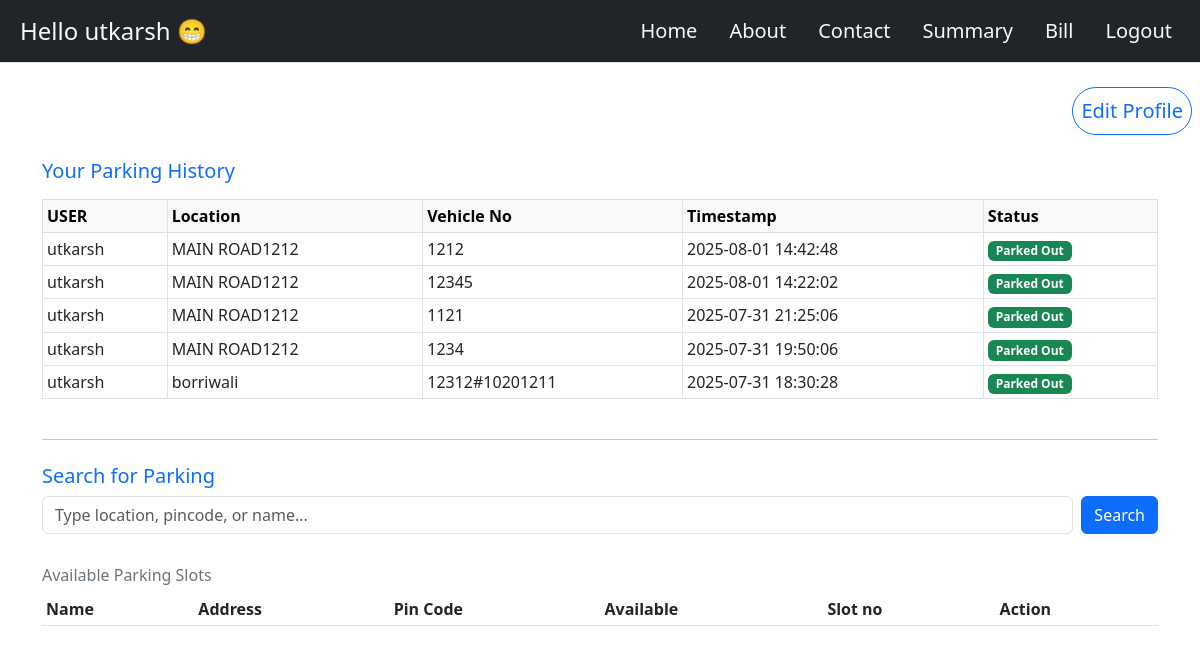
The app's page /user_dashboard (signed in) with its own data.
### tables this page shows
CREATE TABLE users(
        id INTEGER PRIMARY KEY AUTOINCREMENT,
        user_name VARCHAR(50)  NOT NULL,
        email TEXT UNIQUE NOT NULL,
        password VARCHAR(50) NOT NULL,
        full_name TEXT NOT NULL,
        address TEXT NOT NULL,
        mobile_number INTEGER UNIQUE NOT NULL,
        pin_code INTEGER NOT NULL,
        driving_licese TEXT UNIQUE NOT NULL
        );

CREATE TABLE bookings (
    id INTEGER PRIMARY KEY AUTOINCREMENT,
    user_name TEXT,
    mobile_number INTEGER,
    driving_licese TEXT,
    vehicle_number TEXT,
    entry_time TEXT,
    exit_time TEXT,
    slot TEXT,
    lot TEXT,
    status INTEGER,
    cost REAL,
    slot_address TEXT
);

### app.py (the view, shortened to what this page needs)
@app.route('/user_dashboard', methods=['GET', 'POST'])
def user_dashboard():
    if 'user_id' not in session:
        return redirect('/login')
    user_id = session['user_id']
    conn_user = sqlite3.connect('parkingvehicle.db')
    c = conn_user.cursor()
    c.execute("SELECT * FROM users WHERE id=?", (user_id,))
    user = c.fetchone()
    user_name = user[1]
    c.execute("SELECT * FROM slots")
    row=c.fetchall()
    for i in row:
        b=i[0]
        d=i[3]
        x=update_avaiable(b)
        c.execute("""
        UPDATE slots
        SET available = ?
        WHERE id=?
    """, (x,b))
    conn_user.commit()
    c.execute("""
        SELECT id, user_name, vehicle_number, entry_time, exit_time, status, slot_address
        FROM bookings
        WHERE user_name = ?
        ORDER BY entry_time DESC
        LIMIT 5;
    """, (user_name,))
    row = c.fetchall()
    c.execute("SELECT slot_name, slot_address, pincode,total_lot,id ,available FROM slots")
    slots = c.fetchall()
    conn_user.close()
    return render_template('user_dashboard.html', user_name=user_name, row=row)

### app.py (called while the page is built)
def update_avaiable(slot):
    conn=sqlite3.connect('parkingvehicle.db')
    c=conn.cursor()
    c.execute("SELECT * FROM slots WHERE id = ?",(slot,))
    b=c.fetchall()
    total=b[0][3]
    print(total)
    c.execute("SELECT * FROM lots WHERE slot_id = ?",(slot,))
    a=c.fetchall()
    count=0
    for i in a:
        if i[7]==1:
            count+=1
        print(count)
        remain=total-count
    return remain

### templates/user_dashboard.html (shortened to what this page needs)
<!DOCTYPE html>
<html lang="en">
<head>
  <link href="https://cdn.jsdelivr.net/npm/bootstrap@5.3.0-alpha1/dist/css/bootstrap.min.css" rel="stylesheet"/>
</head>
<body>
  <header class="bg-dark text-light border-bottom">
  <div class="container-fluid d-flex flex-wrap align-items-center justify-content-between py-2">
    <div class="fs-4 px-2">
       Hello {{ user_name }}  😁
    </div>
    <nav class="nav nav-pills fs-5">
      <a class="nav-link text-light" href="/user_dashboard"> Home</a>
      <a class="nav-link text-light" href="/about"> About</a>
      <a class="nav-link text-light" href="/contact"> Contact</a>
      <a class="nav-link text-light" href="/summary"> Summary</a>
      <a  class="nav-link text-light"  href="/cost"> Bill</a>
      <a class="nav-link text-light" href="/"> Logout</a>
    </nav>
  </div>
</header>
<br>
 <div class="d-flex justify-content-end me-2 ">
      <a href="/edit_profile" class="btn btn-outline-primary btn-bg-dark  btn-sm rounded-pill px-2 py-2 fs-5 justify-content "> Edit Profile</a>
    </div>
  <main class="container mt-4">
    <h5 class="mb-3 text-primary"> Your Parking History</h5>
    <div class="table-responsive">
      <table class="table table-bordered table-sm">
        <thead class="table-light">
          <tr>
            <th>USER</th>
            <th>Location</th>
            <th>Vehicle No</th>
            <th>Timestamp</th>
            <th>Status</th>
          </tr>
        </thead>
        <tbody>
          {% for h in row %}
          <tr>
            <td>{{ h[1] }}</td>
            <td>{{ h[6] }}</td>
            <td>{{ h[2] }}</td>
            <td>{{ h[3] }}</td>
            <td>
              {% if h[5] == 1 %}
                <a href="/user/release/{{ h[0] }}" class="btn btn-danger btn-sm">Release</a>
              {% else %}
                <span class="badge bg-success">Parked Out</span>
              {% endif %}
            </td>
          </tr>
          {% endfor %}
        </tbody>
      </table>
    </div>
    <hr class="my-4"/>
    <section>
      <h5 class="text-primary"> Search for Parking</h5>
      <form method="POST" class="d-flex gap-2 mb-3">
        <input type="text" name="query" id="searchBox" class="form-control" placeholder="Type location, pincode, or name..." value="{{ query }}" required />
        <button type="submit" class="btn btn-primary">Search</button>
      </form>
    </section>
    <section>
      <h6 class="text-secondary"> Available Parking Slots</h6>
      <div class="table-responsive">
        <table class="table table-hover table-sm">
          <thead>
            <tr>
              <th>Name</th>
              <th>Address</th>
              <th>Pin Code</th>
              <th>Available</th>
              <th>Slot no</th>
              <th>Action</th>
            </tr>
          </thead>
        </table>
      </div>
    </section>
  </main>
</body>
</html>

### records on screen
users: user_name "utkarsh"
bookings: user_name "utkarsh", slot_address "MAIN ROAD1212", vehicle_number "1212", entry_time "2025-08-01 14:42:48", status "Parked Out"
bookings: user_name "utkarsh", slot_address "MAIN ROAD1212", vehicle_number "12345", entry_time "2025-08-01 14:22:02", status "Parked Out"
bookings: user_name "utkarsh", slot_address "MAIN ROAD1212", vehicle_number "1121", entry_time "2025-07-31 21:25:06", status "Parked Out"
bookings: user_name "utkarsh", slot_address "MAIN ROAD1212", vehicle_number "1234", entry_time "2025-07-31 19:50:06", status "Parked Out"
bookings: user_name "utkarsh", slot_address "borriwali", vehicle_number "12312#10201211", entry_time "2025-07-31 18:30:28", status "Parked Out"
